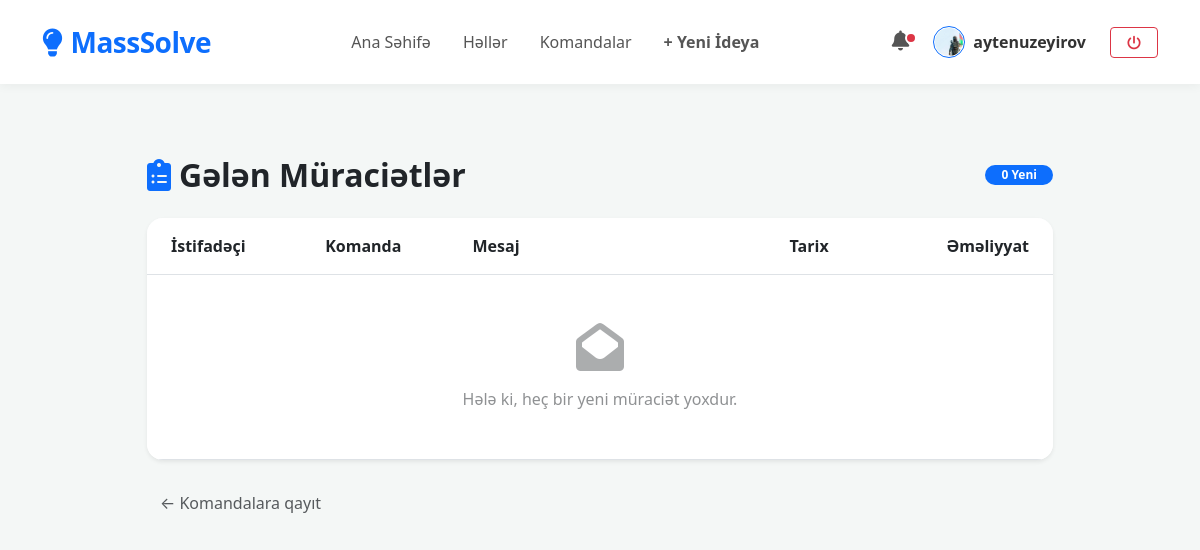
/teams/my-requests/ (signed in), run on the app's committed database.
### users/models.py (models this page shows, shortened)
class User(AbstractUser):
    is_student = models.BooleanField(default=False)
    is_manufacturer = models.BooleanField(default=False)
    bio = models.TextField(max_length=500, blank=True)
    karma = models.IntegerField(default=0)

### innovation/models.py (models this page shows, shortened)
class Profile(models.Model):
    user = models.OneToOneField(settings.AUTH_USER_MODEL, on_delete=models.CASCADE, related_name='profile')
    bio = models.TextField(max_length=500, blank=True, verbose_name="Haqqında")
    location = models.CharField(max_length=100, blank=True, verbose_name="Məkan")
    avatar = models.ImageField(upload_to='avatars/', default='avatars/default.png', blank=True, null=True)

### teams/views.py (the view)
# urls.py: path('my-requests/', views.manage_requests, name='manage_requests'),
@login_required
def manage_requests(request):
    my_teams = Team.objects.filter(leader=request.user)
    incoming_requests = JoinRequest.objects.filter(team__in=my_teams, status='pending')
    return render(request, 'teams/manage_requests.html', {'requests': incoming_requests})

### teams/templates/teams/manage_requests.html (shortened to what this page needs)
{% extends 'base.html' %}
{% block content %}
<div class="container py-5">
    <div class="row justify-content-center">
        <div class="col-lg-10">
            <div class="d-flex justify-content-between align-items-center mb-4">
                <h2 class="fw-bold mb-0 text-dark">
                    <i class="fa-solid fa-clipboard-list text-primary me-2"></i>Gələn Müraciətlər
                </h2>
                <span class="badge bg-primary rounded-pill px-3">{{ requests.count }} Yeni</span>
            </div>
            <div class="card border-0 shadow-sm rounded-4 overflow-hidden bg-white">
                <div class="table-responsive">
                    <table class="table table-hover align-middle mb-0">
                        <thead class="bg-light">
                            <tr>
                                <th class="ps-4 py-3">İstifadəçi</th>
                                <th class="py-3">Komanda</th>
                                <th class="py-3" style="width: 35%;">Mesaj</th>
                                <th class="py-3">Tarix</th>
                                <th class="py-3 text-end pe-4">Əməliyyat</th>
                            </tr>
                        </thead>
                        <tbody>
                            {% for req in requests %}
                            <tr>
                                <td class="ps-4">
                                    <div class="d-flex align-items-center gap-2">
                                        <div class="bg-primary bg-opacity-10 text-primary rounded-circle d-flex align-items-center justify-content-center fw-bold small" style="width: 35px; height: 35px;">
                                            {{ req.user.username|first|upper }}
                                        </div>
                                        <a href="{% url 'profile' req.user.username %}" class="text-dark fw-bold text-decoration-none small">@{{ req.user.username }}</a>
                                    </div>
                                </td>
                                <td><span class="badge bg-light text-dark border">{{ req.team.name }}</span></td>
                                <td>
                                    <div class="request-message-wrapper" style="cursor: pointer;">
                                        <p class="mb-0 small text-muted text-truncate-custom" id="msg-{{ req.id }}">
                                            {{ req.message }}
                                        </p>
                                        <small class="text-primary fw-bold read-more-btn" style="font-size: 0.7rem;" data-id="{{ req.id }}">Tam oxu...</small>
                                    </div>
                                </td>
                                <td class="small text-muted">{{ req.created_at|date:"d M Y" }}</td>
                                <td class="text-end pe-4">
                                    <div class="d-flex justify-content-end gap-2">
                                        <a href="{% url 'approve_request' req.id %}" class="btn btn-sm btn-success rounded-pill px-3 fw-bold shadow-sm">
                                            <i class="fa-solid fa-check me-1"></i> Qəbul
                                        </a>
                                        <a href="{% url 'reject_request' req.id %}" class="btn btn-sm btn-outline-danger rounded-pill px-3 fw-bold">
                                            <i class="fa-solid fa-xmark me-1"></i>
                                        </a>
                                    </div>
                                </td>
                            </tr>
                            {% empty %}
                            <tr>
                                <td colspan="5" class="text-center py-5">
                                    <div class="opacity-50">
                                        <i class="fa-solid fa-envelope-open fa-3x mb-3 text-muted"></i>
                                        <p class="mb-0">Hələ ki, heç bir yeni müraciət yoxdur.</p>
                                    </div>
                                </td>
                            </tr>
                            {% endfor %}
                        </tbody>
                    </table>
                </div>
            </div>
            <div class="mt-4">
                <a href="{% url 'team_list' %}" class="btn btn-link text-muted text-decoration-none">← Komandalara qayıt</a>
            </div>
        </div>
    </div>
</div>
{% endblock %}

### templates/base.html (shortened to what this page needs)
<!DOCTYPE html>
<html lang="az">
<head>
    <link href="https://cdn.jsdelivr.net/npm/bootstrap@5.3.0/dist/css/bootstrap.min.css" rel="stylesheet">
    <link rel="stylesheet" href="https://cdnjs.cloudflare.com/ajax/libs/font-awesome/6.0.0/css/all.min.css">
</head>
<body>
<nav class="navbar navbar-expand-lg py-3 sticky-top">
    <div class="container">
        <a class="navbar-brand fs-3" href="{% url 'home' %}">
            <i class="fa-solid fa-lightbulb me-2"></i>MassSolve
        </a>
        <div class="collapse navbar-collapse" id="navbarMain">
            <ul class="navbar-nav mx-auto mb-2 mb-lg-0">
                <li class="nav-item">
                    <a class="nav-link px-3" href="{% url 'home' %}">Ana Səhifə</a>
                </li>
                <li class="nav-item">
                    <a class="nav-link px-3" href="{% url 'solutions_home' %}">Həllər</a>
                </li>
                <li class="nav-item">
                    <a class="nav-link px-3" href="{% url 'team_list' %}">Komandalar</a>
                </li>
                {% if user.is_authenticated %}
                <li class="nav-item">
                    <a class="nav-link px-3 fw-bold text-primary" href="{% url 'create_idea' %}">+ Yeni İdeya</a>
                </li>
                {% endif %}
            </ul>
            <div class="d-flex align-items-center gap-3">
                {% if user.is_authenticated %}
                    <a href="{% url 'manage_requests' %}" class="nav-link position-relative px-2">
                        <i class="fa-solid fa-bell fs-5"></i>
                        <span class="notification-dot"></span>
                    </a>
                    <a href="{% url 'profile' user.username %}" class="user-link d-flex align-items-center gap-2">
                        {% if user.profile.avatar %}
                            <img src="{{ user.profile.avatar.url }}" class="rounded-circle nav-avatar">
                        {% else %}
                            <div class="bg-primary text-white rounded-circle d-flex align-items-center justify-content-center fw-bold" style="width: 32px; height: 32px; font-size: 0.8rem;">
                                {{ user.username|first|upper }}
                            </div>
                        {% endif %}
                        <span class="d-none d-md-inline">{{ user.username }}</span>
                    </a>
                    <form action="{% url 'logout' %}" method="post" class="m-0">
                        <button type="submit" class="btn btn-outline-danger btn-sm px-3 ms-2">
                            <i class="fa-solid fa-power-off"></i>
                        </button>
                    </form>
                {% else %}
                    <a href="{% url 'login' %}" class="btn btn-link text-decoration-none text-dark me-2">Giriş</a>
                    <a href="{% url 'register' %}" class="btn btn-primary btn-auth px-4 shadow-sm">Qeydiyyat</a>
                {% endif %}
            </div>
        </div>
    </div>
</nav>
<div class="container mt-4 pb-5">
    {% block content %}
    {% endblock %}
</div>
</body>
</html>

### templates/base.html (style rules this page uses)
body { background-color: #f4f7f6; }
.navbar { background-color: #ffffff; box-shadow: 0 2px 10px rgba(0,0,0,0.05); }
.navbar-brand { font-weight: 800; color: #0d6efd !important; letter-spacing: -0.5px; }
.nav-link { font-weight: 500; color: #555 !important; transition: 0.3s; }
.user-link { text-decoration: none; color: #333; font-weight: 600; transition: 0.2s; }
.nav-avatar { width: 32px; height: 32px; object-fit: cover; border: 1px solid #0d6efd; padding: 1px; }
.notification-dot { position: absolute; top: 2px; right: 0; padding: 4px; background-color: #dc3545; border: 2px solid #fff; border-radius: 50%; }

### data on the page
User: profile.avatar (picture), username "aytenuzeyirov"

### other printed values
{{ requests.count }} "0"
